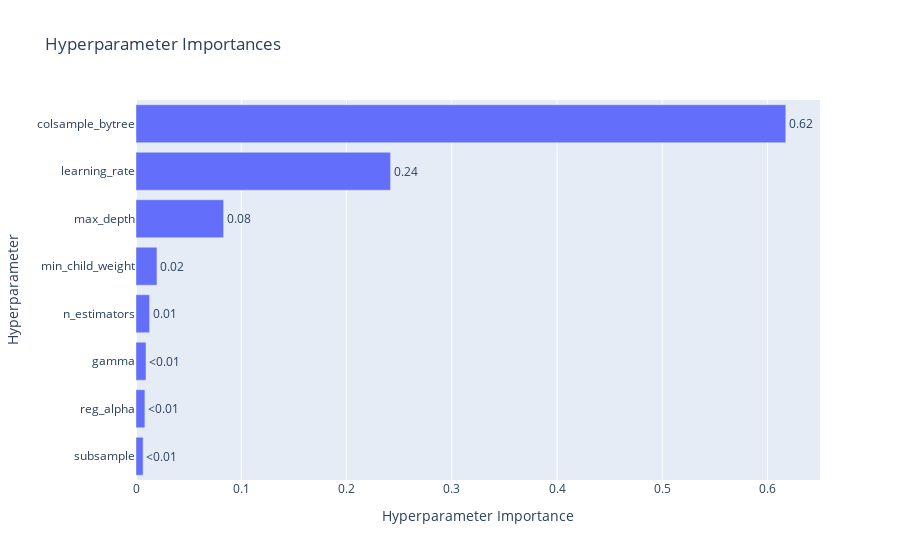

Write notebook code for a chart like this one.
### Code cell
optuna.visualization.plot_param_importances(study)

### Figure 1 — Plotly figure (JSON) as saved in the notebook; plotly's stock layout.template omitted (floating-point values rounded to 4 significant figures)
{"data": [{"cliponaxis": false, "hovertemplate": ["subsample (FloatDistribution): 0.00678703403463991<extra></extra>", "reg_alpha (FloatDistribution): 0.008471165196518943<extra></extra>", "gamma (FloatDistribution): 0.00952167513925515<extra></extra>", "n_estimators (IntDistribution): 0.012899018787644902<extra></extra>", "min_child_weight (IntDistribution): 0.019918818020190545<extra></extra>", "max_depth (IntDistribution): 0.08324696899376319<extra></extra>", "learning_rate (FloatDistribution): 0.2418512755926626<extra></extra>", "colsample_bytree (FloatDistribution): 0.6173040442353246<extra></extra>"], "name": "Objective Value", "orientation": "h", "text": ["<0.01", "<0.01", "<0.01", "0.01", "0.02", "0.08", "0.24", "0.62"], "textposition": "outside", "type": "bar", "x": [0.006787, 0.008471, 0.009522, 0.0129, 0.01992, 0.08325, 0.2419, 0.6173], "y": ["subsample", "reg_alpha", "gamma", "n_estimators", "min_child_weight", "max_depth", "learning_rate", "colsample_bytree"]}], "layout": {"autosize": true, "title": {"text": "Hyperparameter Importances"}, "xaxis": {"autorange": true, "range": [0, 0.6498], "title": {"text": "Hyperparameter Importance"}, "type": "linear"}, "yaxis": {"autorange": true, "range": [-0.5, 7.5], "title": {"text": "Hyperparameter"}, "type": "category"}}}
